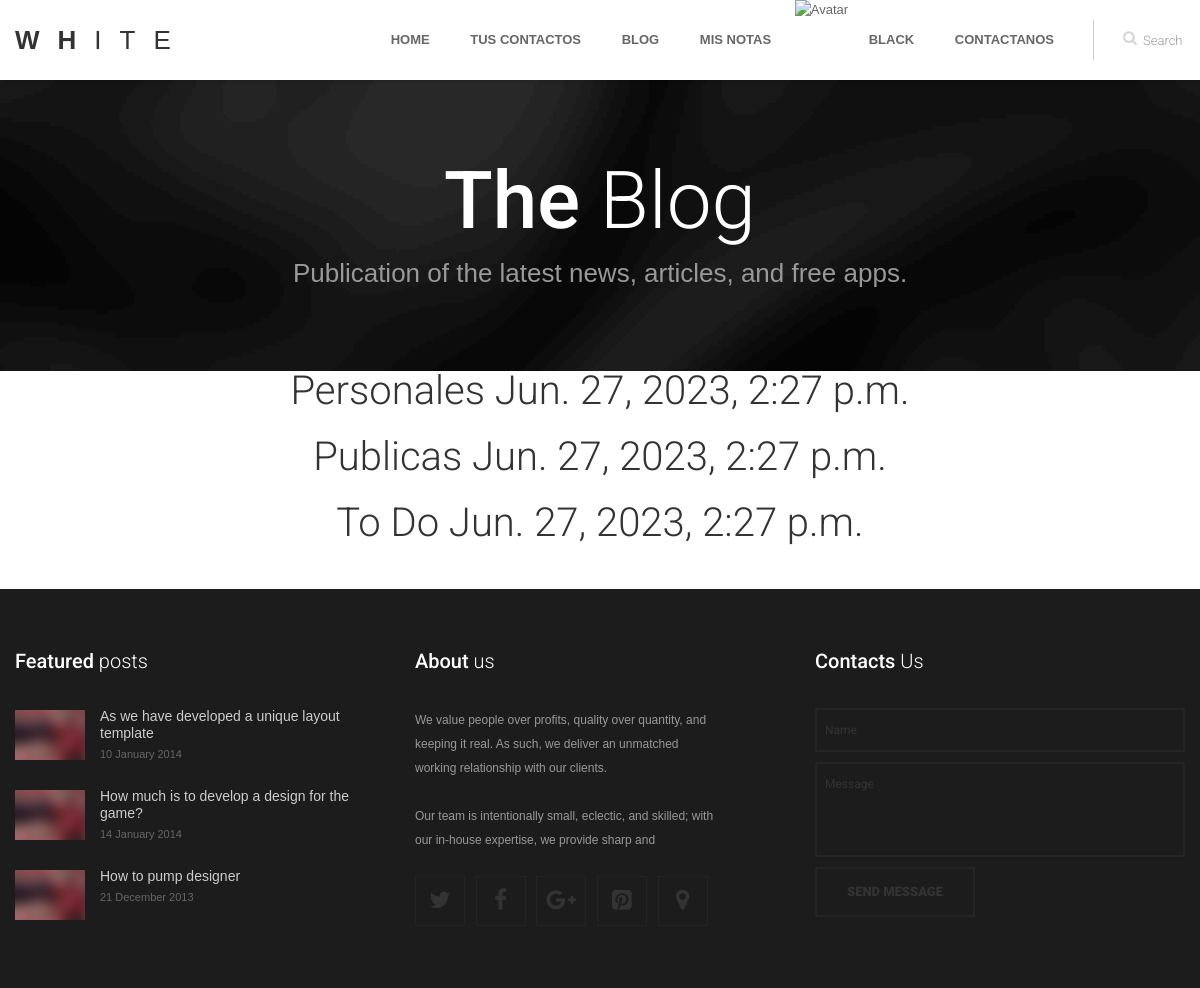
Screenshot of /categorias/ (signed in) with the database file from the repository.
### notasApp/models.py (models this page shows, shortened)
class CategoriaNotasModel(models.Model):
    nombre = models.CharField(max_length=50)
    created = models.DateTimeField(auto_now_add=True)
    updated = models.DateTimeField(auto_now=True)
    class Meta:
        verbose_name = 'Categoria'
        verbose_name_plural = 'Categorias'

### notasApp/views.py (the view)
# urls.py: path('categorias/', CategoriaListView.as_view(), name='categorias')
class CategoriaListView(CustomContextAvatarMixin, ListView):
    model = CategoriaNotasModel
    template_name = 'notas/categorias.html'
    context_object_name = 'categorias'

### homeApp/views.py (called while the page is built)
    def get_context_data(self, **kwargs):
        context = super().get_context_data(**kwargs)
        avatar = Avatar.objects.filter(user=self.request.user).first()
        context['url'] = avatar.imagen.url
        return context

### template/notas/categorias.html (shortened to what this page needs)
{% extends "base.html" %}
{% load static %}
{% block content %}
    {% for nota in categorias %}
        <section class="page-section clearfix">
            <div class="container">
                <div class="intro">
                        <div style="color:black" class="intro-text left-0 text-center bg-faded p-5 rounded">
                            <h2 class="section-heading mb-4">
                                <span class="section-heading-lower">{{nota.nombre}}</span>
                                <span class="section-heading-upper">{{nota.created}}</span>
                            </h2>
                        </div>
                </div>
            </div>
        </section>
    {% endfor %}
    <section>
        <div style="width: 75%; margin: auto; text-align: center; color: white;">
        </div>
    </section>
{% endblock %}

### template/base.html (shortened to what this page needs)
{% load static %}
<!DOCTYPE html>
<head>
	<link href={% static "css/bootstrap.min.css" %} rel="stylesheet" type="text/css" />
	<link href={% static "css/flexslider.css" %} rel="stylesheet" type="text/css" />
	<link href={% static "css/animate.css" %} rel="stylesheet" type="text/css" media="all" />
    <link href={% static "css/owl.carousel.css" %} rel="stylesheet">
	<link href={% static "css/style.css" %} rel="stylesheet" type="text/css" />
	<link href={% static "css/colors/" %} rel="stylesheet" type="text/css" id="colors" />
	<link href="http://netdna.bootstrapcdn.com/font-awesome/4.0.3/css/font-awesome.css" rel="stylesheet">
</head>
<body>
<div class="preloader_hide">
	<div id="page" class="single_page">
		<header>
			<div class="menu_block">
				<div class="container clearfix">
					<div class="logo pull-left">
						<a href="index.html" ><span class="b1">w</span><span class="b2">h</span><span class="b3">i</span><span class="b4">t</span><span class="b5">e</span></a>
					</div>
					<div id="search-form" class="pull-right">
						<form method="get" action="#">
							<input type="text" name="Search" value="Search" onFocus="if (this.value == 'Search') this.value = '';" onBlur="if (this.value == '') this.value = 'Search';" />
						</form>
					</div>
					<div class="pull-right">
						<nav class="navmenu center">
							<ul>
								<li class="first scroll_btn {% if request.path == '/' %}active{% endif %}">
									<a href="{% url 'Home' %}">Home</a>
								</li>
								<li class="sub-menu {% if request.path == '/list' %}active{% endif %}">
									<a  href="{% url 'contact:list' %}">tus contactos</a>
								</li>
								<li class="sub-menu {% if request.path == '/blog' %}active{% endif %}">
										<a href="{% url 'Blog' %}">Blog</a>
								</li>
								<li class="sub-menu {% if request.path == '/notas' %}active{% endif %}">
									<a href="{% url 'notas:list' %}">Mis notas</a>
								</li>
								{% if request.user.is_authenticated %}
									<img width= "40px" height="40px" src="{{url}}" alt="Avatar">
									<li class="sub-menu">
										<a href="javascript:void(0);">{{user.get_username}}</a>
									</li>
								{% else %}
									<li><a href="{% url 'Login'%}?next={{request.path}}">Login</a></li>
								{% endif %}
								<li class="scroll_btn last {% if request.path == '/contactanos' %}active{% endif %}">
									<a href="{% url 'Contactanos' %}">Contactanos</a>
								</li>
							</ul>
						</nav>
					</div>
				</div>
			</div>
		</header>
		<section class="breadcrumbs_block clearfix parallax">
			<div class="container center">
				<h2><b>The</b> Blog</h2>
				<p>Publication of the latest news, articles, and free apps.</p>
			</div>
		</section>
		<section id="content">
			<div class="container">
				<div class="row">
				{% block content %}
				{% endblock %}
				</div>
			</div>
		</section>
	</div>
	<section id="contacts">
	</section>
	<footer>
		<div class="container">
			<div class="row" data-appear-top-offset="-200" data-animated="fadeInUp">
				<div class="col-lg-4 col-md-4 col-sm-6 padbot30">
					<h4><b>Featured</b> posts</h4>
					<div class="recent_posts_small clearfix">
						<div class="post_item_img_small">
							<img src={% static "images/blog/3.jpg" %} alt="" />
						</div>
						<div class="post_item_content_small">
							<a class="title" href="blog.html" >As we have developed a unique layout template</a>
							<ul class="post_item_inf_small">
								<li>10 January 2014</li>
							</ul>
						</div>
					</div>
					<div class="recent_posts_small clearfix">
						<div class="post_item_img_small">
							<img src={% static "images/blog/3.jpg" %} alt="" />
						</div>
						<div class="post_item_content_small">
							<a class="title" href="blog.html" >How much is to develop a design for the game?</a>
							<ul class="post_item_inf_small">
								<li>14 January 2014</li>
							</ul>
						</div>
					</div>
					<div class="recent_posts_small clearfix">
						<div class="post_item_img_small">
							<img src={% static "images/blog/3.jpg" %} alt="" />
						</div>
						<div class="post_item_content_small">
							<a class="title" href="blog.html" >How to pump designer</a>
							<ul class="post_item_inf_small">
								<li>21 December 2013</li>
							</ul>
						</div>
					</div>
				</div>
				<div class="col-lg-4 col-md-4 col-sm-6 padbot30 foot_about_block">
					<h4><b>About</b> us</h4>
					<p>We value people over profits, quality over quantity, and keeping it real. As such, we deliver an unmatched working relationship with our clients.</p>
					<p>Our team is intentionally small, eclectic, and skilled; with our in-house expertise, we provide sharp and</p>
					<ul class="social">
						<li><a href="javascript:void(0);" ><i class="fa fa-twitter"></i></a></li>
						<li><a href="javascript:void(0);" ><i class="fa fa-facebook"></i></a></li>
						<li><a href="javascript:void(0);" ><i class="fa fa-google-plus"></i></a></li>
						<li><a href="javascript:void(0);" ><i class="fa fa-pinterest-square"></i></a></li>
						<li><a href="javascript:void(0);" ><i class="map_show fa fa-map-marker"></i></a></li>
					</ul>
				</div>
				<div class="col-lg-4 col-md-4 padbot30">
					<h4><b>Contacts</b> Us</h4>
					<div class="span9 contact_form">
						<div id="fields">
							<form id="contact-form-face" class="clearfix" action="#">
								<input type="text" name="name" value="Name" onFocus="if (this.value == 'Name') this.value = '';" onBlur="if (this.value == '') this.value = 'Name';" />
								<textarea name="message" onFocus="if (this.value == 'Message') this.value = '';" onBlur="if (this.value == '') this.value = 'Message';">Message</textarea>
								<input class="contact_btn" type="submit" value="Send message" />
							</form>
						</div>
					</div>
				</div>
			</div>
		</div>
	</footer>
</div>
</body>
</html>

### rows the page displays
CategoriaNotasModel: nombre "Personales", created "Jun. 27, 2023, 2:27 p.m."
CategoriaNotasModel: nombre "Publicas", created "Jun. 27, 2023, 2:27 p.m."
CategoriaNotasModel: nombre "To Do", created "Jun. 27, 2023, 2:27 p.m."

### other values shown
{{ user.get_username }} "BLACK"
